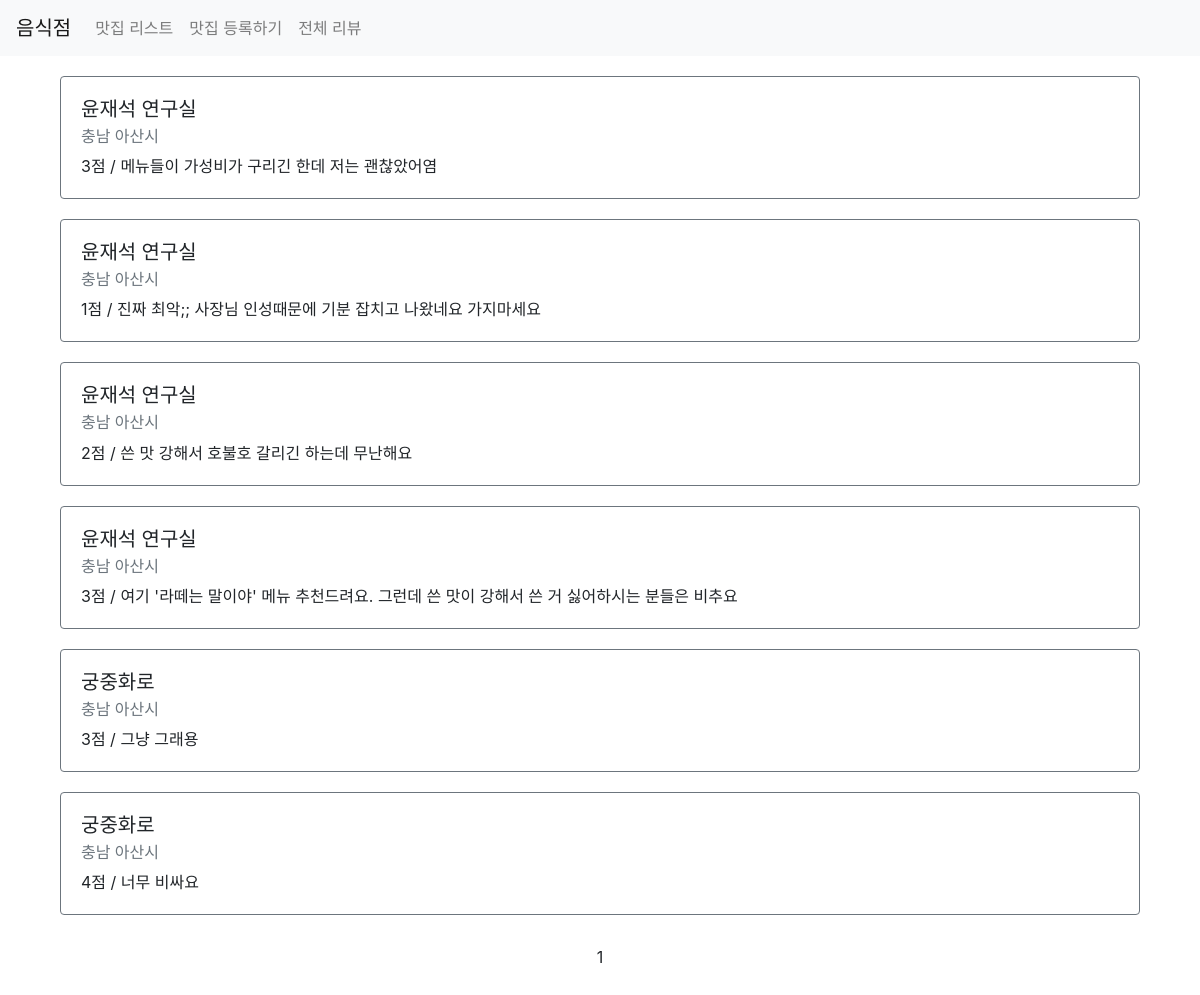
Before: /third/review/list/ with the older database file.
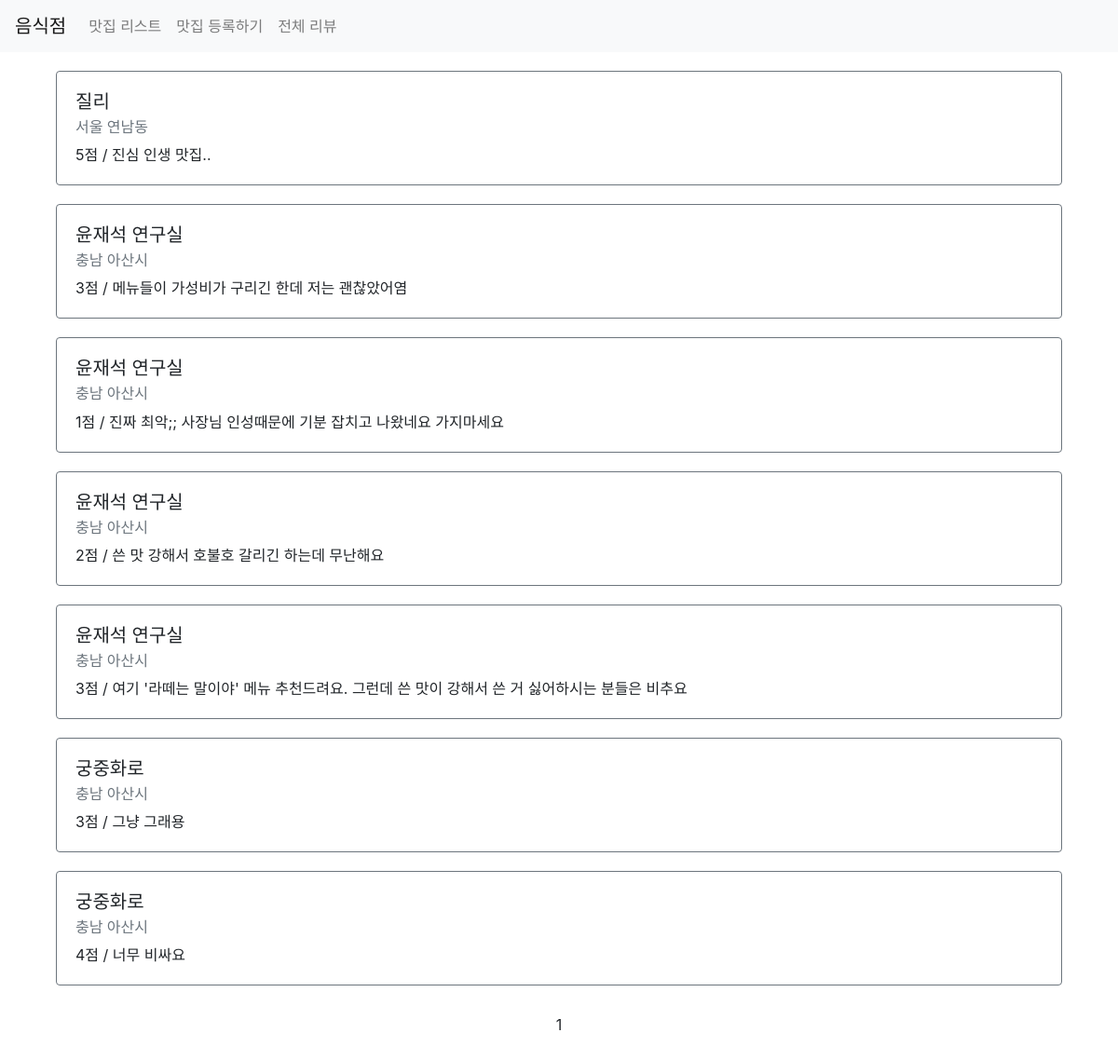
After: the same page with the newer database file.
### third/models.py (models this page shows)
class Review(models.Model):
    point = models.IntegerField()
    comment = models.CharField(max_length=500)
    restaurant = models.ForeignKey(Restaurant, on_delete=models.CASCADE)
    created_at = models.DateTimeField(auto_now_add=True)
    updated_at = models.DateTimeField(auto_now=True)

class Restaurant(models.Model):
    name = models.CharField(max_length=30)
    address = models.CharField(max_length=200)
    password = models.CharField(max_length=20, default=None, null=True)
    image = models.CharField(max_length=500, default=None, null=True)
    created_at = models.DateTimeField(auto_now_add=True)
    updated_at = models.DateTimeField(auto_now=True)

### third/views.py (the view)
# urls.py: path('review/list/', views.review_list, name="review-list"),
def review_list(request):
    reviews = Review.objects.all().select_related().order_by('-created_at')
    paginator = Paginator(reviews, 10)
    page = request.GET.get('page')
    items = paginator.get_page(page)
    context = {
        'reviews': items
    }
    return render(request, 'third/review_list.html', context)

### third/templates/third/review_list.html (shortened to what this page needs)
{% extends 'third/base.html' %}
{% load static %}
{% block content %}
    <div class="container">
        {% for item in reviews %}
            <div class="row restaurant-item" style="margin:20px auto">
                <div class="col-sm-12">
                    <div class="card border-secondary">
                        <div class="card-body">
                            <h5 class="card-title">
                                {{ item.restaurant.name }}
                            </h5>
                            <h6 class="card-subtitle mb-2 text-muted">
                                {{ item.restaurant.address }}
                            </h6>
                            <p class="card-text">
                                {{ item.point }}점 / {{ item.comment }}
                            </p>
                        </div>
                    </div>
                </div>
            </div>
        {% endfor %}
        <div class="row" style="margin-top:30px; margin-bottom: 50px;">
            <div class="col-sm-12 text-center">
                <div class="pagination">
                    <span class="stop-links text-center" style="width: 100%;">
                        <span class="current">
                            {{ reviews.number }}
                        </span>
                    </span>
                </div>
            </div>
        </div>
    </div>
{% endblock %}

Changed rows visible on the page:
added Review: restaurant.name "질리", restaurant.address "서울 연남동", point "5", comment "진심 인생 맛집.."
